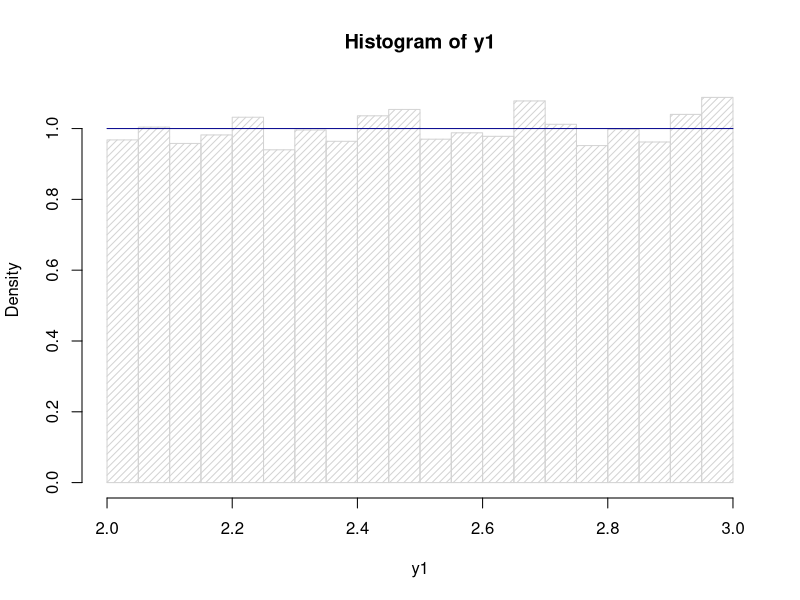
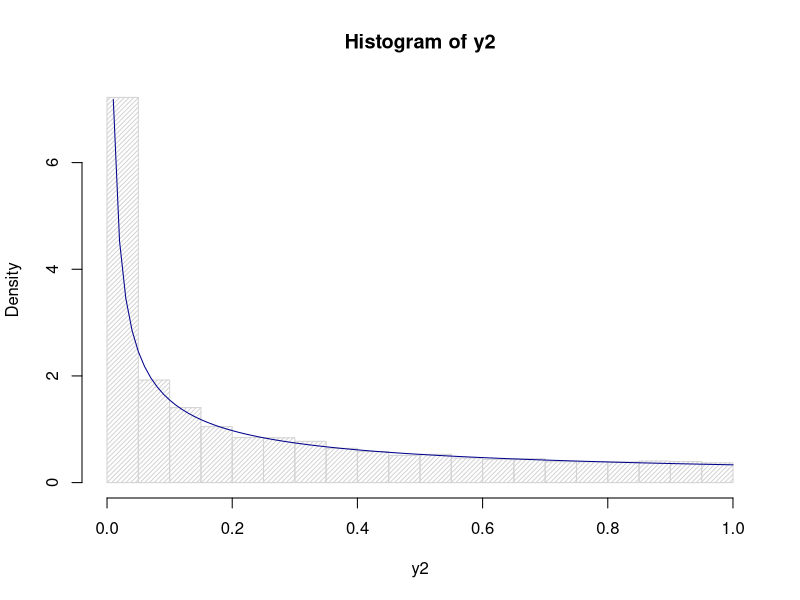
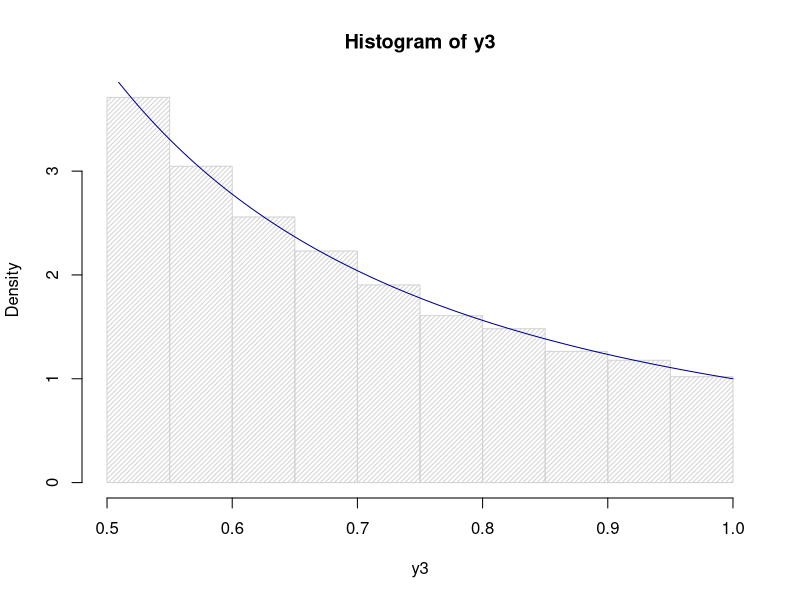
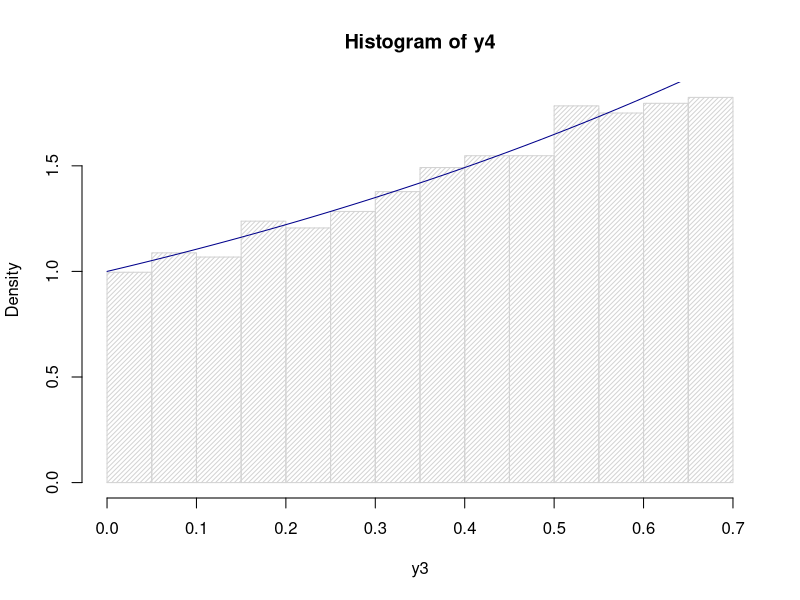

Generate these figures, in order, with R:
## ---- chunk 1
#p=0.5
1-pbinom(3,7,0.5)
#p=0.6
1-pbinom(3,7,0.6)
#p=0.7
1-pbinom(3,7,0.7)
## ---- chunk 2
#p=0.6
i=1
while (1-pbinom(i,2*i+1,0.6)<0.95){
  i=i+1
}
print(i)
## ---- chunk 3
#n=67
1-pbinom(33,67,0.6)
## ---- chunk 4
set.seed(2021)
u<-runif(10000,0,1)
y1<-u+2
y2<-u^3
y3<-1/(u+1)
y4<-log(u+1)
hist(y1, freq = FALSE, xlab = 'y1', density = 20)
segments(x0=2,y0=1,x1=3,y1=1,col="darkblue")
## ---- chunk 5
hist(y2, freq = FALSE, xlab = 'y2',density=30)
curve((1/3)*((x)^(-2/3)),0,1,col="darkblue",add=TRUE)
## ---- chunk 6
hist(y3, freq =FALSE, xlab = 'y3',density=30)
curve(1/(x^2),1/2,1,col="darkblue",add=TRUE)
## ---- chunk 7
hist(y4, freq =FALSE, xlab = 'y3',density=30)
curve(exp(x),0,log(2),col="darkblue",add=TRUE)
## ---- chunk 8
set.seed(2021)
mean(sample(1:6,10,replace=TRUE))
var(sample(1:6,10,replace=TRUE))
## ---- chunk 9
mean(sample(1:6,1000,replace=TRUE))
var(sample(1:6,1000,replace=TRUE))
